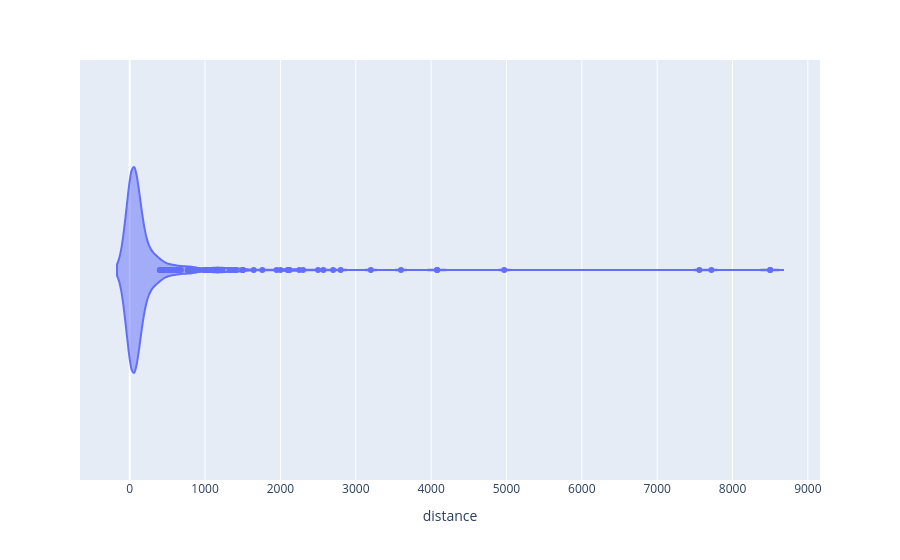

Notebook code for this chart:
### Code cell
px.violin(df,x='distance')

### Figure 1 — Plotly figure (JSON) as saved in the notebook; plotly's stock layout.template omitted (floating-point values rounded to 4 significant figures; data arrays with more than 128 entries replaced by an {"elided": "..."} marker saying what was removed)
{"data": [{"alignmentgroup": "True", "box": {"visible": false}, "hovertemplate": "distance=%{x}<extra></extra>", "legendgroup": "", "marker": {"color": "#636efa"}, "name": "", "offsetgroup": "", "orientation": "h", "scalegroup": "True", "showlegend": false, "type": "violin", "x": {"elided": "1035 float values"}, "x0": " ", "xaxis": "x", "y0": " ", "yaxis": "y"}], "layout": {"legend": {"tracegroupgap": 0}, "margin": {"t": 60}, "violinmode": "group", "xaxis": {"anchor": "y", "domain": [0, 1], "title": {"text": "distance"}}, "yaxis": {"anchor": "x", "domain": [0, 1]}}}
